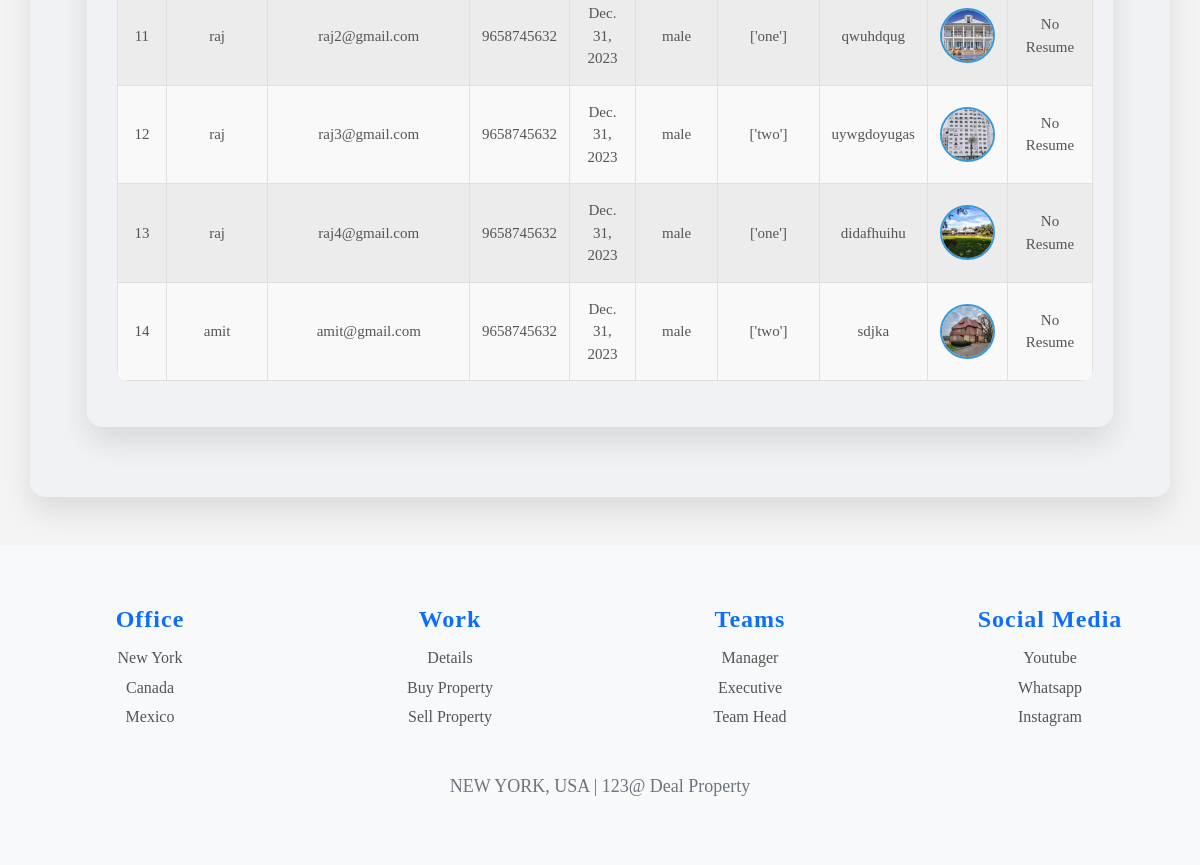
/alldata/ (lower part), run on an earlier commit of the app's database.
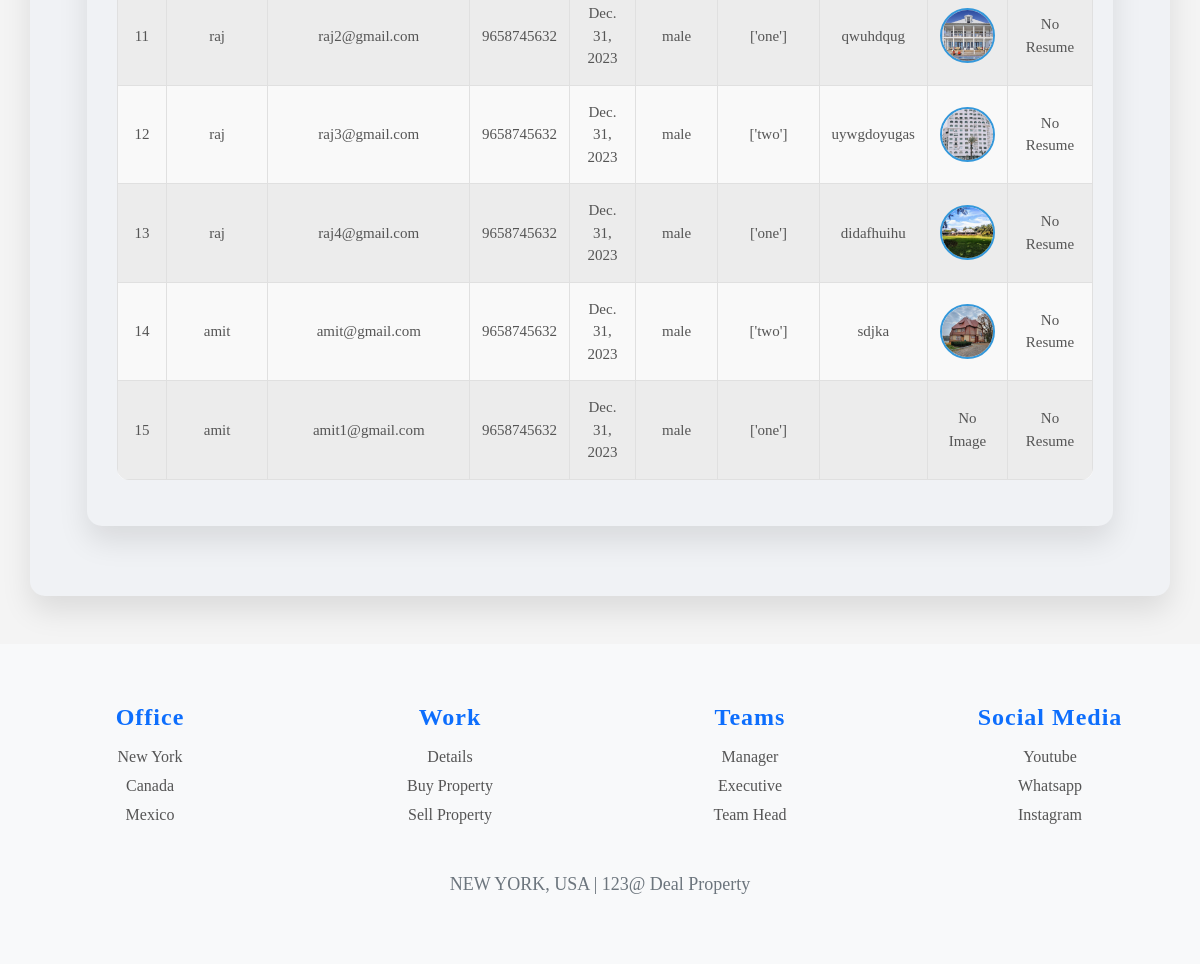
And on a later commit of the database.
### app/models.py (models this page shows)
class Students(models.Model):
    stuname     =   models.CharField(max_length=50)
    stuemial    =   models.EmailField()
    studetails  =   models.CharField(max_length=300)
    stuphone    =   models.IntegerField()
    studob      =   models.DateField()
    stuedu      =   models.CharField(max_length=50)
    stugender   =   models.CharField(max_length=50)
    stuimage    =   models.ImageField(upload_to='image/', null=True, blank=True)
    sturesume   =   models.FileField(upload_to='file/')
    stupass     =   models.CharField(max_length=50)

### app/views.py (the view)
# urls.py: path('alldata/', views.alldata, name='alldata'),
def alldata(request):
    users = Students.objects.all()
    return render(request, 'alldata.html', {'users': users})

### app/templates/alldata.html (shortened to what this page needs)
{% extends "base.html" %}
{% load static %}
{% block css %}
 <link rel="stylesheet" href="{% static 'css/style.css' %}">
{% endblock %}
{% block content %}
<div class="container mt-5">
    <table class="table table-striped table-bordered">
      <tbody>
        {% for user in users %}
        <tr>
          <td>{{ user.id }}</td>
          <td>{{ user.stuname }}</td>
          <td>{{ user.stuemial }}</td>
          <td>{{ user.stuphone }}</td>
          <td>{{ user.studob }}</td>
          <td>{{ user.stugender }}</td>
          <td>{{ user.stuedu }}</td>
          <td>{{ user.studetails }}</td>
          <td>
            {% if user.stuimage %}
              <img src="{{ user.stuimage.url }}" width="50" height="50">
            {% else %}
              No Image
            {% endif %}
          </td>
          <td>
            {% if user.sturesume %}
              <a href="{{ user.sturesume.url }}" target="_blank">Download</a>
            {% else %}
              No Resume
            {% endif %}
          </td>
        </tr>
        {% endfor %}
      </tbody>
    </table>
  </div>
{% endblock%}

What changed in the data, as far as the page shows it:
added Students: id "15", stuname "amit", stuemial "amit1@gmail.com", stuphone "9658745632", studob "Dec. 31, 2023", stugender "male", stuedu "['one']", stuimage "No Image", sturesume "No Resume"
